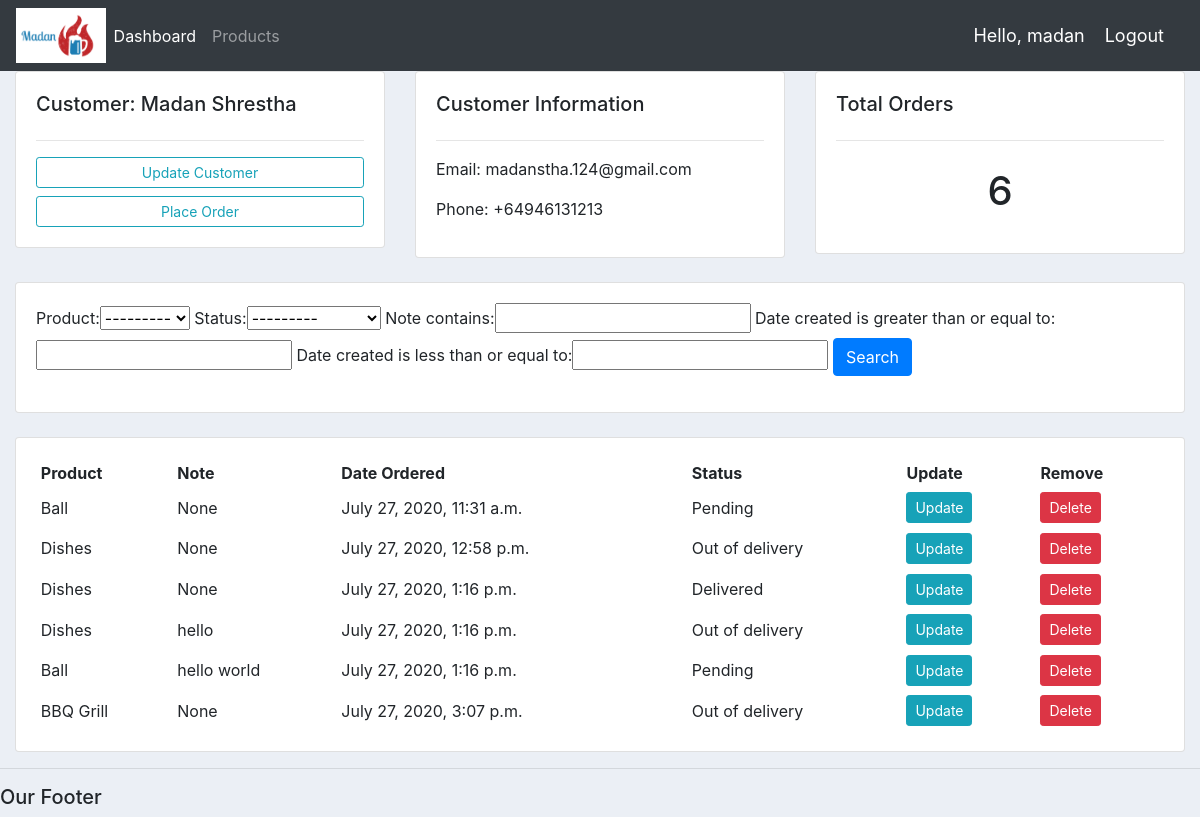
The page /customer/2 (signed in) on the database as committed earlier.
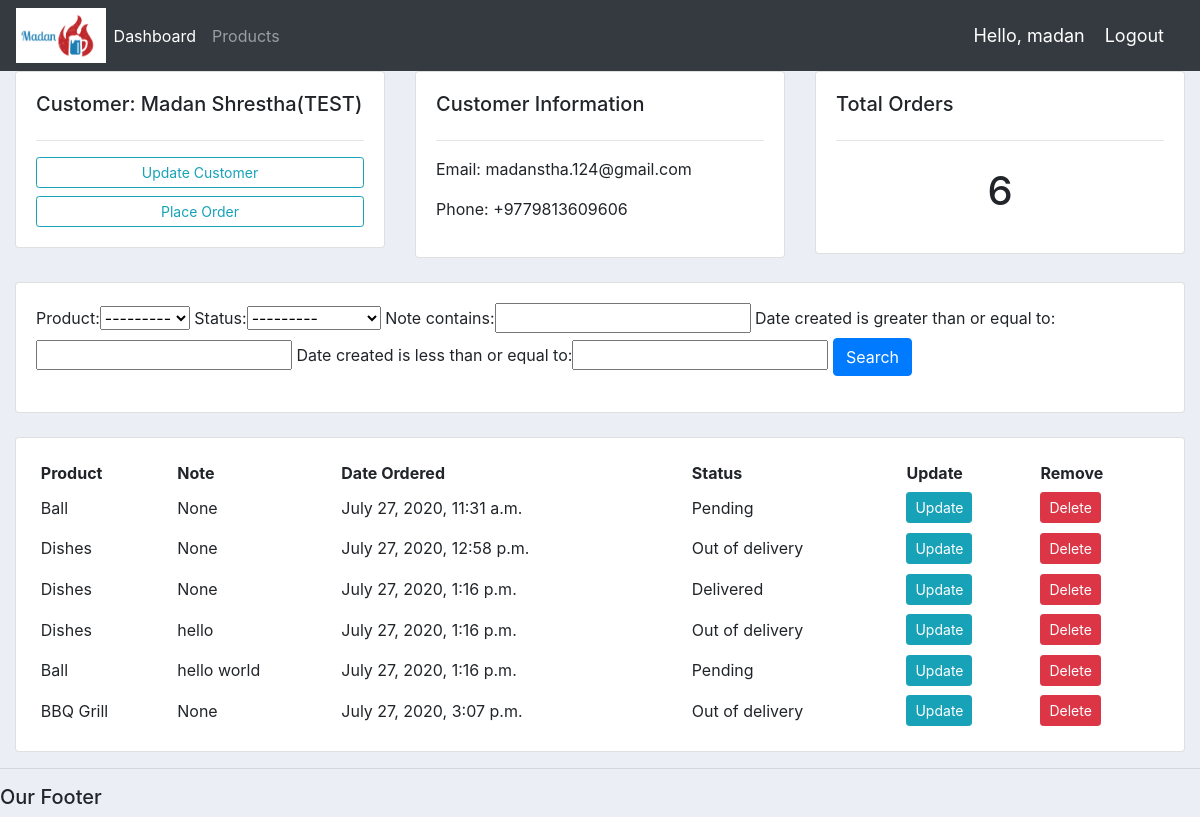
The same page on the database as committed later.
### accounts/models.py (models this page shows, shortened)
class Customer(models.Model):
    user = models.OneToOneField(User, null=True, blank=True, on_delete=models.CASCADE)
    name = models.CharField(max_length=200, null=True)
    phone = models.CharField(max_length=200, null=True)
    email = models.CharField(max_length=200, null=True)
    profile_pic = models.ImageField(default='profile2.png', null=True, blank=True)
    date_created = models.DateTimeField(auto_now_add=True, null=True)

### accounts/decoraters.py (the view)
        def wrapper_func(request, *args, **kwargs):
            group = None
            if request.user.groups.exists():
                group = request.user.groups.all()[0].name
            if group in allowed_roles:
                return view_func(request, *args, **kwargs)
            else:
                return HttpResponse('You are not authorized to view this page')

### accounts/decoraters.py (called while the page is built)
def allowed_users(allowed_roles=[]):
    def decorator(view_func):
        def wrapper_func(request, *args, **kwargs):
            group = None
            if request.user.groups.exists():
                group = request.user.groups.all()[0].name
            if group in allowed_roles:
                return view_func(request, *args, **kwargs)
            else:
                return HttpResponse('You are not authorized to view this page')
        return wrapper_func
    return decorator

### accounts/models.py (called while the page is built)
    def __str__(self):
        return self.name

### accounts/views.py (called while the page is built)
@login_required(login_url='login')
@allowed_users(allowed_roles=['admin'])
def customer(request, pk):
    customer = Customer.objects.get(id=pk)
    orders = customer.order_set.all()
    orders_count = orders.count()
    myFilter = OrderFilter(request.GET, queryset=orders)
    orders = myFilter.qs
    context = {'customer': customer, 'orders': orders, 'orders_count': orders_count, 'myFilter': myFilter}
    return render(request, 'accounts/customer.html', context)

### accounts/templates/accounts/customer.html
{% extends 'accounts/main.html' %}
{% block content %}
<div class="container-fluid">
    <div class="row">
        <div class="col-md">
            <div class="card card-body">
                <h5>Customer: {{customer.name}}</h5>
                <hr>
                <a href="" class="btn btn-outline-info btn-sm btn-block">
                    Update Customer
                </a>
                <a href="{% url 'create_order' customer.id %}" class="btn btn-outline-info btn-sm btn-block">
                    Place Order
                </a>
            </div>
        </div>
        <div class="col-md">
            <div class="card card-body">
                <h5>Customer Information</h5>
                <hr>
                <p>Email: {{customer.email}}</p>
                <p>Phone: {{customer.phone}}</p>
            </div>
        </div>
        <div class="col-md">
            <div class="card card-body">
                <h5>Total Orders</h5>
                <hr>
                <h1 style="text-align: center; padding:10px">{{orders_count}}</h1>
            </div>
        </div>
    </div>
    <br>
    <div class="row">
        <div class="col">
            <div class="card card-body">
                <form method="get">
                    {{myFilter.form}}
                    <button class="btn btn-primary" type="submit">Search</button>
                </form>
            </div>
        </div>
    </div>
    <br>
    <div class="row">
        <div class="col-md">
            <div class="card card-body">
                <table class="table-sm">
                    <tr>
                        <th>Product</th>
                        <th>Note</th>
                        <th>Date Ordered</th>
                        <th>Status</th>
                        <th>Update</th>
                        <th>Remove</th>
                    </tr>
                    {% for order in orders %}
                    <tr>
                        <td>{{order.product}}</td>
                        <td>{{order.note}}</td>
                        <td>{{order.date_created}}</td>
                        <td>{{order.status}}</td>
                        <td><a href="{% url 'update_order' order.id %}" class="btn btn-sm btn-info">Update</a></td>
                        <td><a href="{% url 'delete_order' order.id %}" class="btn btn-sm btn-danger">Delete</a></td>
                    </tr>
                    {% endfor %}
                </table>
            </div>
        </div>
    </div>
</div>
{% endblock %}

Rows that differ between the two databases and show on the page:
changed Customer "madanstha.124@gmail.com": name "Madan Shrestha" → "Madan Shrestha(TEST)"; phone "+64946131213" → "+9779813609606"
